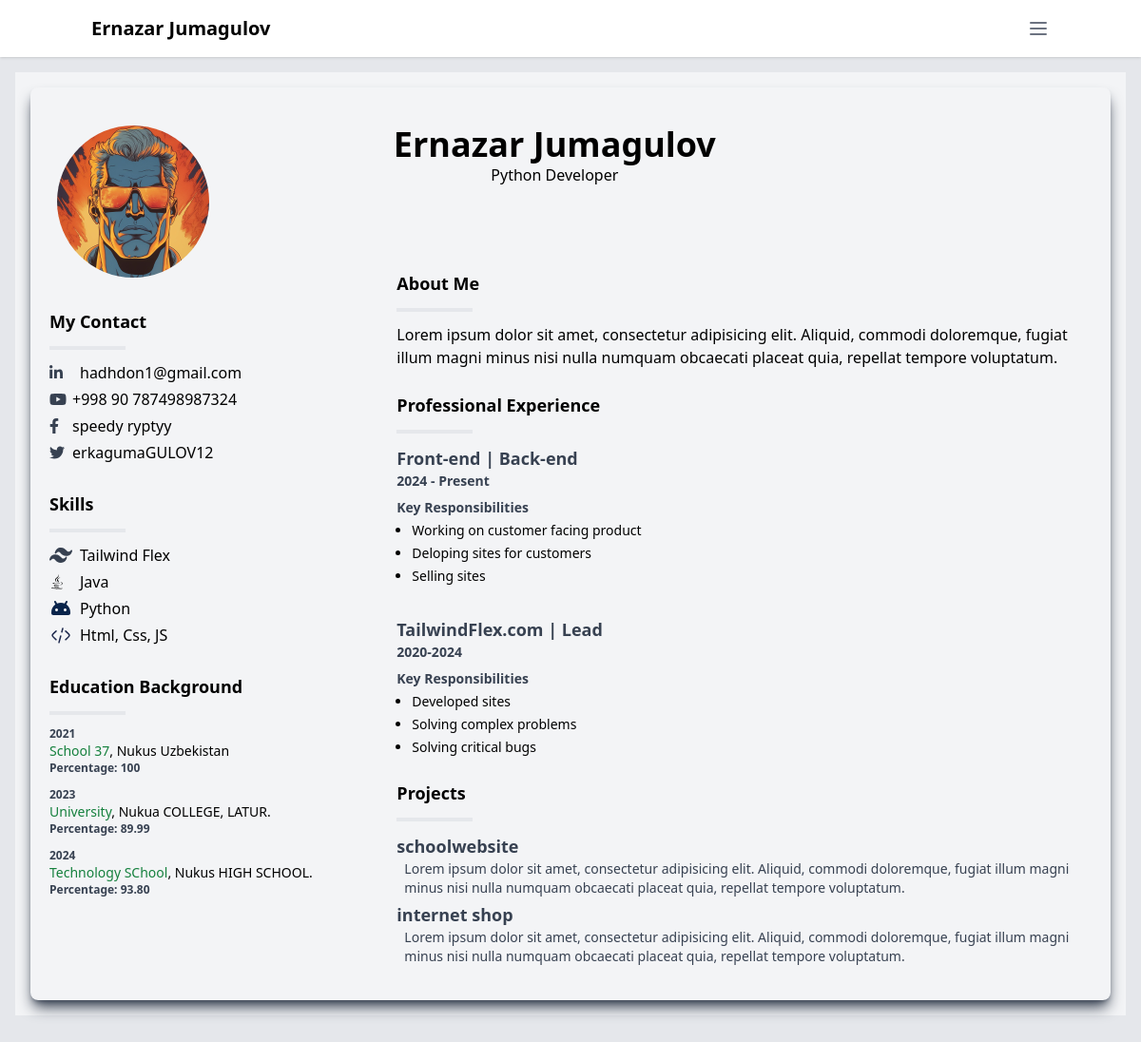
Page /profile/1/ on the committed database.
### port/models.py (models this page shows, shortened)
class Profile(models.Model):
    name = models.CharField(max_length=100)
    bio = models.TextField()
    profile_picture = models.ImageField(upload_to='profile_pictures/', blank=True, null=True)
    contact_email = models.EmailField()
    class Meta:
        verbose_name='Профиль'
        verbose_name_plural='Профиль'

### port/views.py (the view)
# urls.py: path('<int:pk>/',ProfileDetailView.as_view(),name='profile_detail'),
def profile_detail(request,pk):
    profile=Profile.objects.get(id=pk )
    context={
        'profile':profile,
    }
    return render(request,'profile_detail.html', context)

### port/templates/profile_detail.html (shortened to what this page needs)
<!DOCTYPE html>
<html lang="en">
<head>
    <script src="https://cdn.tailwindcss.com"></script>
</head>
<body>
    <div class="bg-gray-100">
        <div class="h-screen flex overflow-hidden bg-gray-200">
            <div class="flex-1 flex flex-col overflow-hidden">
                <div class="bg-white shadow">
                    <div class="container mx-auto">
                        <div class="flex justify-between items-center py-4 px-2">
                            <h1 class="text-xl font-semibold">Ernazar Jumagulov</h1>
                            <button class="text-gray-500 hover:text-gray-600" id="open-sidebar">
                            <svg class="w-6 h-6" fill="none" stroke="currentColor" viewBox="0 0 24 24" xmlns="http://www.w3.org/2000/svg">
                                <path stroke-linecap="round" stroke-linejoin="round" stroke-width="2" d="M4 6h16M4 12h16M4 18h16"></path>
                            </svg>
                        </button>
                        </div>
                    </div>
                </div>
                <div class="flex-1 overflow-auto p-4">
                    <div class="bg-gray-100 p-4">
                        <div class="border-1 shadow-lg shadow-gray-700 rounded-lg">
                            <div class="flex rounded-t-lg bg-top-color sm:px-2 w-full">
                                <div class="h-40 w-40 overflow-hidden sm:rounded-full sm:relative sm:p-0 top-10 left-5 p-3">
                                    <img src="{{ profile.profile_picture.url }}"/>
                                </div>
                                <div class="w-2/3 sm:text-center pl-5 mt-10 text-start">
                                    <p class="font-poppins font-bold text-heading sm:text-4xl text-2xl">
                                        {{ profile.name }}
                                    </p>
                                    <p class="text-heading">Python Developer</p>
                                </div>
                            </div>
                            <div class="p-5">
                                <div class="flex flex-col sm:flex-row sm:mt-10">
                                    <div class="flex flex-col sm:w-1/3">
                                        <div class="py-3 sm:order-none order-3">
                                            <h2 class="text-lg font-poppins font-bold text-top-color">My Contact</h2>
                                            <div class="border-2 w-20 border-top-color my-3"></div>
                                            <div>
                                                <div class="flex items-center my-1">
                                                    <a class="w-6 text-gray-700 hover:text-orange-600" href="mailto:{{ profile.contact_email }}">
                                                    </a>
                                                    <div class="ml-2 truncate">{{ profile.contact_email }}</div>
                                                </div>
                                                <div class="flex items-center my-1">
                                                    <a class="w-6 text-gray-700 hover:text-orange-600 "
                                                        aria-label="Visit TrendyMinds YouTube" href="https://www.youtube.com/@LegoMasters-sd9tb" target="_blank">
                                                    </a>
                                                    <div>+998 90 787498987324</div>
                                                </div>
                                                <div class="flex items-center my-1">
                                                    <a class="w-6 text-gray-700 hover:text-orange-600"
                                                        aria-label="Visit TrendyMinds Facebook" href="https://www.facebook.com/speedy.ryptyy.5" target="_blank"><svg
                                                            xmlns="http://www.w3.org/2000/svg" viewBox="0 0 320 512" class="h-4">
                                                            <path fill="currentColor"
                                                                d="m279.14 288 14.22-92.66h-88.91v-60.13c0-25.35 12.42-50.06 52.24-50.06h40.42V6.26S260.43 0 225.36 0c-73.22 0-121.08 44.38-121.08 124.72v70.62H22.89V288h81.39v224h100.17V288z">
                                                            </path>
                                                        </svg>
                                                    </a>
                                                    <div>speedy ryptyy</div>
                                                </div>
                                                <div class="flex items-center my-1">
                                                    <a class="w-6 text-gray-700 hover:text-orange-600"
                                                        aria-label="Visit TrendyMinds Twitter" href="https://x.com/ggg1619855" target="_blank">
                                                    </a>
                                                    <div>erkagumaGULOV12</div>
                                                </div>
                                            </div>
                                        </div>
                                        <div class="py-3 sm:order-none order-2">
                                            <h2 class="text-lg font-poppins font-bold text-top-color">Skills</h2>
                                            <div class="border-2 w-20 border-top-color my-3"></div>
                                            <div>
                                                <div class="flex items-center my-1">
                                                    <a class="w-6 text-gray-700 hover:text-orange-600" href="https://tailwindflex.com/">
                                                    </a>
                                                    <div class="ml-2">Tailwind Flex</div>
                                                </div>
                                                <div class="flex items-center my-1">
                                                    <a class="w-6 text-gray-700 hover:text-orange-600"
                                                        aria-label="Visit TrendyMinds YouTube" href="" target="_blank">
                                                    </a>
                                                    <div class="ml-2">Java</div>
                                                </div>
                                                <div class="flex items-center my-1">
                                                    <a class="w-6 text-gray-700 hover:text-orange-600"
                                                        aria-label="Visit TrendyMinds Facebook" href="" target="_blank">
                                                    </a>
                                                    <div class="ml-2">Python</div>
                                                </div>
                                                <div class="flex items-center my-1">
                                                    <a class="w-6 text-gray-700 hover:text-orange-600"
                                                        aria-label="Visit TrendyMinds Twitter" href="" target="_blank">
                                                    </a>
                                                    <div class="ml-2">Html, Css, JS</div>
                                                </div>
                                            </div>
                                        </div>
                                        <div class="py-3 sm:order-none order-1">
                                            <h2 class="text-lg font-poppins font-bold text-top-color">Education Background</h2>
                                            <div class="border-2 w-20 border-top-color my-3"></div>
                                            <div class="flex flex-col space-y-1">
                                                <div class="flex flex-col">
                                                    <p class="font-semibold text-xs text-gray-700">2021</p>
                                                    <p class="text-sm font-medium">
                                                        <span class="text-green-700">School 37</span>, Nukus Uzbekistan
                                                    </p>
                                                    <p class="font-bold text-xs text-gray-700 mb-2">Percentage: 100</p>
                                                </div>
                                                <div class="flex flex-col">
                                                    <p class="font-semibold text-xs text-gray-700">2023</p>
                                                    <p class="text-sm font-medium"><span class="text-green-700">University</span>, Nukua
                                                        COLLEGE, LATUR.</p>
                                                    <p class="font-bold text-xs text-gray-700 mb-2">Percentage: 89.99</p>
                                                </div>
                                                <div class="flex flex-col">
                                                    <p class="font-semibold text-xs text-gray-700">2024</p>
                                                    <p class="text-sm font-medium"><span class="text-green-700">Technology SChool</span>, Nukus HIGH
                                                        SCHOOL.</p>
                                                    <p class="font-bold text-xs text-gray-700 mb-2">Percentage: 93.80</p>
                                                </div>
                                            </div>
                                        </div>
                                    </div>
                                    <div class="flex flex-col sm:w-2/3 order-first sm:order-none sm:-mt-10">
                                        <div class="py-3">
                                            <h2 class="text-lg font-poppins font-bold text-top-color">About Me</h2>
                                            <div class="border-2 w-20 border-top-color my-3"></div>
                                            <p>{{ profile.bio }}</p>
                                        </div>
                                        <div class="py-3">
                                            <h2 class="text-lg font-poppins font-bold text-top-color">Professional Experience</h2>
                                            <div class="border-2 w-20 border-top-color my-3"></div>
                                            <div class="flex flex-col">
                                                <div class="flex flex-col">
                                                    <p class="text-lg font-bold text-gray-700">Front-end | Back-end</p>
                                                    <p class="font-semibold text-sm text-gray-700">2024 - Present</p>
                                                    <p class="font-semibold text-sm text-gray-700 mt-2 mb-1">Key Responsibilities</p>
                                                    <ul class="text-sm list-disc pl-4 space-y-1">
                                                        <li>Working on customer facing product</li>
                                                        <li>Deloping sites for customers</li>
                                                        <li>Selling sites</li>
                                                    </ul>
                                                </div>
                                                <div class="flex flex-col mt-8">
                                                    <p class="text-lg font-bold text-gray-700">TailwindFlex.com | Lead</p>
                                                    <p class="font-semibold text-sm text-gray-700">2020-2024</p>
                                                    <p class="font-semibold text-sm text-gray-700 mt-2 mb-1">Key Responsibilities</p>
                                                    <ul class="text-sm list-disc pl-4 space-y-1">
                                                        <li>Developed sites</li>
                                                        <li>Solving complex problems</li>
                                                        <li>Solving critical bugs</li>
                                                    </ul>
                                                </div>
                                            </div>
                                        </div>
                                        <div class="py-3">
                                            <h2 class="text-lg font-poppins font-bold text-top-color">Projects</h2>
                                            <div class="border-2 w-20 border-top-color my-3"></div>
                                            <div class="flex flex-col">
                                                <div class="flex flex-col">
                                                    <p class="text-lg font-semibold text-gray-700">schoolwebsite</p>
                                                    <p class="font-normal text-sm text-gray-700 mb-1 pl-2">
                                                        Lorem ipsum dolor sit amet, consectetur adipisicing elit. Aliquid, commodi doloremque, fugiat illum magni minus nisi nulla numquam obcaecati placeat quia, repellat tempore voluptatum.</p>
                                                </div>
                                                <div class="flex flex-col">
                                                    <p class="text-lg font-semibold text-gray-700"> internet shop</p>
                                                    <p class="font-normal text-sm text-gray-700 mb-1 pl-2">
                                                        Lorem ipsum dolor sit amet, consectetur adipisicing elit. Aliquid, commodi doloremque, fugiat illum magni minus nisi nulla numquam obcaecati placeat quia, repellat tempore voluptatum.
                                                    </p>
                                                </div>
                                            </div>
                                        </div>
                                    </div>
                                </div>
                            </div>
                        </div>
                    </div>
                </div>
            </div>
        </div>
    </div>
</body>
</html>

### rows in the picture
Profile: profile_picture (picture), name "Ernazar Jumagulov", contact_email "hadhdon1@gmail.com", bio "Lorem ipsum dolor sit amet, consectetur adipisicing elit. Aliquid, commodi doloremque, fugiat illum magni minus nisi nulla numquam obcaecati placeat quia, repellat tempore voluptatum."
